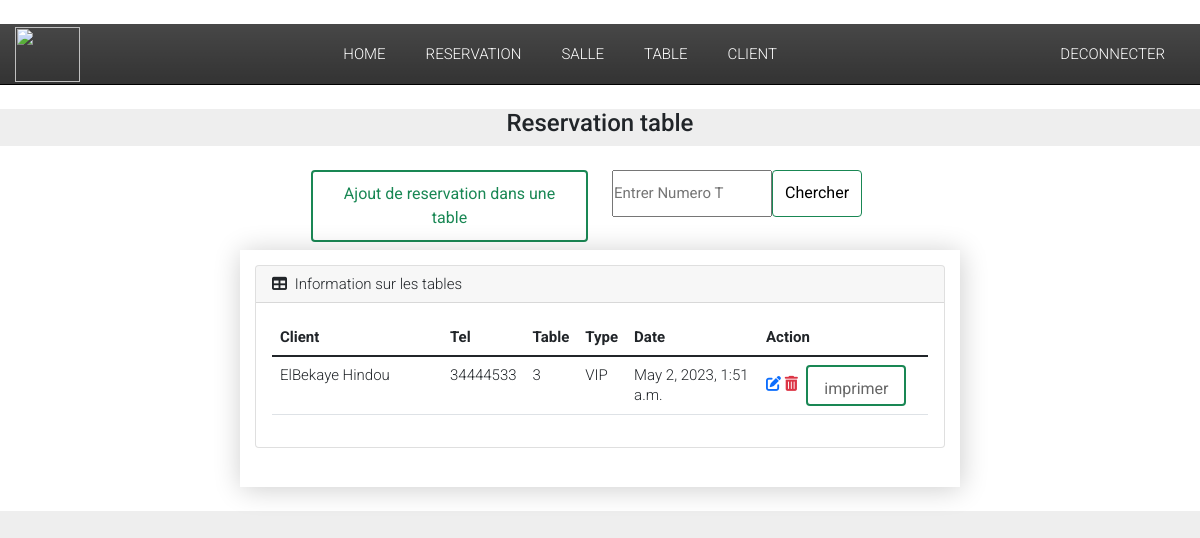
The page /reservation_table/ (signed in) on the database its author committed.
### Reservation/models.py (models this page shows, shortened)
class Reservation_table(models.Model):
    Evenement_TYPE_table = (
        ('diner_vip', 'diner_vip'),
        ('diner_Normal', 'diner_Normal'),
        ('Conference', 'Conference'),
        ('reunion_famille', 'reunion_famille'),
        ('autre', 'autre')
    )
    client = models.ForeignKey(Client, on_delete=models.CASCADE)
    table = models.ForeignKey(Table,  on_delete=models.CASCADE)
    date_reservation = models.DateTimeField()
    disponiblité = models.BooleanField(default=True)
    nombre_place = models.IntegerField(validators=[MinValueValidator(1), MaxValueValidator(10)], default=1)
    type_evenement = models.CharField(max_length=50, choices=Evenement_TYPE_table)
    nombre_personne_adulte = models.PositiveIntegerField(default=1)
    nombre_personne_enfant = models.PositiveIntegerField(default=1)
    chaise_enfant = models.BooleanField(default=False)
    information_sur_plats=models.CharField(max_length=500)

class Client(models.Model):
    nom = models.CharField(max_length=50)
    prenom = models.CharField(max_length=50)
    email = models.EmailField(max_length=50)
    verification = RegexValidator(regex="[1-9]{8}", message="Veuillez entrer un numero correct")
    phone_validator = RegexValidator(regex=r'^(1[1-9]|2[1-2,4,7,8]|3[1-5]|3[7-8]|4[1-9]'
                                       r'|5[1,3-5]|6[1-9]|7[1,3,4,5,7,9]'
                                       r'|8[1-9]|9[1-9]){1}[0-9]{8,9}$',
                                 message="entrer un nombre valide")
    tel = models.IntegerField(validators=[phone_validator])

class Table(models.Model):
    TABLE_TYPE = (
        ('VIP', 'vip'),
        ('NORMAL', 'Normal')
    )
    numero = models.IntegerField()
    type = models.CharField(max_length=50, choices=TABLE_TYPE)
    salle = models.ForeignKey(Salle, null=True, on_delete=models.CASCADE)
    disponiblité = models.BooleanField(default=True)

### Reservation/views.py (the view)
# urls.py: path('reservation_table/',views.reservation_table, name="reservation_table"),
def reservation_table(request):
    if not request.user.is_authenticated:
        return redirect('login')
    else:
        reserv_table = Reservation_table.objects.all()
        return render(request, 'Reservation/Reservation_Table.html',{'reserv_table' : reserv_table})

### Reservation/templates/Reservation/Reservation_Table.html (shortened to what this page needs)
{% extends 'Reservation/main.html' %}
{% block content%}
{% load static %}
<!DOCTYPE html>
<html lang="en">
  <head>
	<link rel="stylesheet" href="{% static 'table/css/demo.css' %}">
  </head>
  <body>
<h4><center>  Reservation table </center></h4>
 <main>
  <div class="row" >
    <div class="col-sm">
    </div>
    <div class="col-sm">
    <center>
    <h6 class=""><a class="btn btn-outline-success border-success text-success" href="{% url 'choix_table_admin' %}">Ajout de reservation dans une table</a></h6>
    </center>
  </div>
  <div class="col-sm">
    <center>
      <form class="d-flex ml-3" method="POST" action="{% url 'rechercher_reservation_table'%}" >
          <input style="width: 160px; height:47px; border-color: green border-success solid" placeholder="Entrer Numero T"  type="number" aria-label="search" id="tel" name="tel" required>
          <button class= "btn btn-outline-success text-black border-4px solid green background-color-green border-success"  type="submit"> Chercher</button>
        </form> </center>
    </div>
    <div class="col-sm"> </div>
  </div>
<div class="row" >
<section class="container cd-table-container" style="width: 2000px;" >
  <div class="card mb-4">
    <div class="card-header">
        <i class="fas fa-table me-1"></i>
        Information sur les tables
    </div>
    <div class="card-body">
        <table  class="table table-hover">
    <thead>
      <tr style="width: 200px;">
        <th style="width: 170px;" >Client</th>
        <th>Tel</th>
        <th>Table</th>
        <th>Type</th>
        <th>Date </th>
        <th style="width: 170px;">Action</th>
      </tr>
    </thead>
    <tbody>
      {% for items in reserv_table %}
      <tr>
        <td>{{items.client.nom}} {{items.client.prenom}}</td>
        <td> {{items.client.tel}} </td>
        <td>{{items.table.numero}}</td>
        <td>{{items.table.type}}</td>
        <td>{{items.date_reservation}}</td>
        <td><a  href="#" > <i class="fas fa-edit"></i></a>
            <a class="text-danger" href="/supprimer_reservation_table/{{items.id}}/" ><i class="fas fa-trash-alt"></i></a>
        <a href="/Billet_table/{{items.id}}/"  class="btn btn-outline-success border-success" style="width: 100px; height:41px"> imprimer </a> </td>
        </tr>
        {% endfor %}
    </tbody>
  </table>
</div>
</section>
 </main>
  </body>
</html>
{% endblock %}

### static/navbar/css/style.css (style rules this page uses)
* { margin: 0; padding: 0; box-sizing: border-box; }
body { font-family: 'Open Sans', sans-serif; font-size: 14px; font-weight: 400; line-height: 20px; }
.container { width: 100%; max-width: 1440px; margin: 0 auto; padding: 0 15px; }

### static/card/css/demo.css (style rules this page uses)
* { margin: 0; padding: 0; }
body { font-family: 'Roboto', sans-serif; font-style: normal; font-weight: 300; font-smoothing: antialiased; -webkit-font-smoothing: antialiased; -moz-osx-font-smoothing: grayscale; font-size: 15px; background: #eee; }
a.btn { text-decoration: none; color: #666; border: 2px solid #666; padding: 10px 15px; display: inline-block; margin-left: 5px; }
.btn:before { font-family: FontAwesome; font-weight: normal; margin-right: 10px; }
main { background: #fff; padding:: 20px; }
@media only screen and (min-width: 1160px) { main { max-width: 980px; margin-left: auto; margin-right: auto; padding: 24px; } }

### static/table/css/demo.css (style rules this page uses)
* { margin: 0; padding: 0; }
body { font-family: 'Roboto', sans-serif; font-style: normal; font-weight: 300; font-smoothing: antialiased; -webkit-font-smoothing: antialiased; -moz-osx-font-smoothing: grayscale; font-size: 15px; background: #eee; }
a.btn { text-decoration: none; color: #666; border: 2px solid #666; padding: 10px 15px; display: inline-block; margin-left: 5px; }
.btn:before { font-family: FontAwesome; font-weight: normal; margin-right: 10px; }
main { padding:: 20px; }
@media only screen and (min-width: 720px) { main { max-width: 720px; margin-left: auto; margin-right: auto; padding: 24px; } }

### Reservation/templates/Reservation/Reservation_Table.html (style rules this page uses)
.cd-table-container { background: #fff; box-shadow: 1px 2px 26px rgba(0, 0, 0, 0.2); padding: 15px; max-width: 720px; }

### rows shown on the page
Reservation_table: client.nom "ElBekaye", client.prenom "Hindou", client.tel "34444533", table.numero "3", table.type "VIP", date_reservation "May 2, 2023, 1:51 a.m.", {{ items.id }} 10 (drawn)
